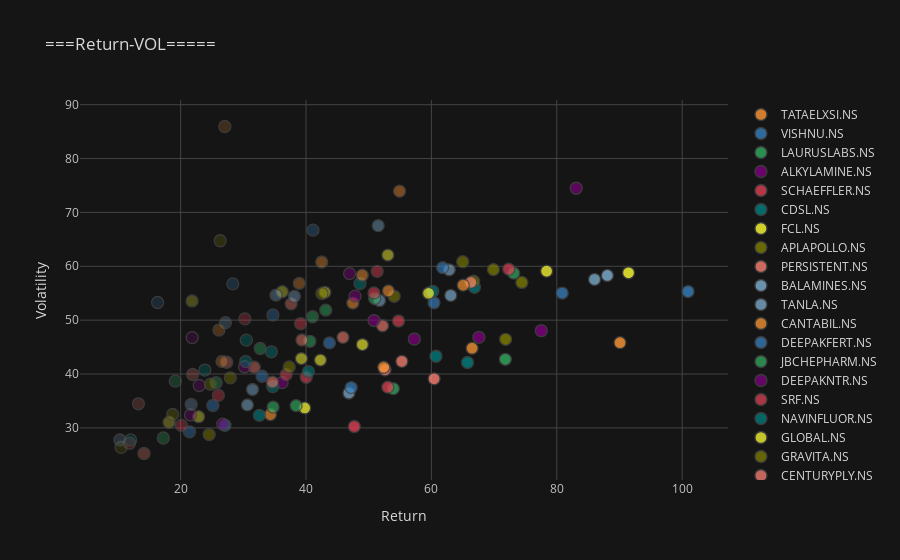

The notebook cell this image was saved under:
### Code cell
df1.iplot(kind="scatter",
              x="Return%", y='Volatility%',
              mode='markers',
              xTitle="Return", yTitle="Volatility",
              title="===Return-VOL=====", categories="Ticker",theme="solar")

### Figure 1 — Plotly figure (JSON) as saved in the notebook; plotly's stock layout.template omitted (floating-point values rounded to 4 significant figures)
{"data": [{"marker": {"color": "rgba(255, 153, 51, 1.0)", "line": {"width": 1.3}, "opacity": 0.8, "size": 12, "symbol": "circle"}, "mode": "markers", "name": "TATAELXSI.NS", "textfont": {"color": "#D9D9D9"}, "type": "scatter", "x": [90.08], "y": [45.82]}, {"marker": {"color": "rgba(55, 128, 191, 1.0)", "line": {"width": 1.3}, "opacity": 0.8, "size": 12, "symbol": "circle"}, "mode": "markers", "name": "VISHNU.NS", "textfont": {"color": "#D9D9D9"}, "type": "scatter", "x": [100.9], "y": [55.31]}, {"marker": {"color": "rgba(50, 171, 96, 1.0)", "line": {"width": 1.3}, "opacity": 0.8, "size": 12, "symbol": "circle"}, "mode": "markers", "name": "LAURUSLABS.NS", "textfont": {"color": "#D9D9D9"}, "type": "scatter", "x": [71.79], "y": [42.73]}, {"marker": {"color": "rgba(128, 0, 128, 1.0)", "line": {"width": 1.3}, "opacity": 0.8, "size": 12, "symbol": "circle"}, "mode": "markers", "name": "ALKYLAMINE.NS", "textfont": {"color": "#D9D9D9"}, "type": "scatter", "x": [77.52], "y": [48.04]}, {"marker": {"color": "rgba(219, 64, 82, 1.0)", "line": {"width": 1.3}, "opacity": 0.8, "size": 12, "symbol": "circle"}, "mode": "markers", "name": "SCHAEFFLER.NS", "textfont": {"color": "#D9D9D9"}, "type": "scatter", "x": [47.7], "y": [30.25]}, {"marker": {"color": "rgba(0, 128, 128, 1.0)", "line": {"width": 1.3}, "opacity": 0.8, "size": 12, "symbol": "circle"}, "mode": "markers", "name": "CDSL.NS", "textfont": {"color": "#D9D9D9"}, "type": "scatter", "x": [65.76], "y": [42.13]}, {"marker": {"color": "rgba(255, 255, 51, 1.0)", "line": {"width": 1.3}, "opacity": 0.8, "size": 12, "symbol": "circle"}, "mode": "markers", "name": "FCL.NS", "textfont": {"color": "#D9D9D9"}, "type": "scatter", "x": [91.44], "y": [58.79]}, {"marker": {"color": "rgba(128, 128, 0, 1.0)", "line": {"width": 1.3}, "opacity": 0.8, "size": 12, "symbol": "circle"}, "mode": "markers", "name": "APLAPOLLO.NS", "textfont": {"color": "#D9D9D9"}, "type": "scatter", "x": [71.83], "y": [46.45]}, {"marker": {"color": "rgba(251, 128, 114, 1.0)", "line": {"width": 1.3}, "opacity": 0.8, "size": 12, "symbol": "circle"}, "mode": "markers", "name": "PERSISTENT.NS", "textfont": {"color": "#D9D9D9"}, "type": "scatter", "x": [60.43], "y": [39.11]}, {"marker": {"color": "rgba(128, 177, 211, 1.0)", "line": {"width": 1.3}, "opacity": 0.8, "size": 12, "symbol": "circle"}, "mode": "markers", "name": "BALAMINES.NS", "textfont": {"color": "#D9D9D9"}, "type": "scatter", "x": [88.06], "y": [58.3]}, {"marker": {"color": "rgba(128, 177, 211, 0.9407407407407407)", "line": {"width": 1.3}, "opacity": 0.8, "size": 12, "symbol": "circle"}, "mode": "markers", "name": "TANLA.NS", "textfont": {"color": "#D9D9D9"}, "type": "scatter", "x": [86.02], "y": [57.57]}, {"marker": {"color": "rgba(255, 153, 51, 0.9407407407407407)", "line": {"width": 1.3}, "opacity": 0.8, "size": 12, "symbol": "circle"}, "mode": "markers", "name": "CANTABIL.NS", "textfont": {"color": "#D9D9D9"}, "type": "scatter", "x": [66.49], "y": [44.8]}, {"marker": {"color": "rgba(55, 128, 191, 0.9407407407407407)", "line": {"width": 1.3}, "opacity": 0.8, "size": 12, "symbol": "circle"}, "mode": "markers", "name": "DEEPAKFERT.NS", "textfont": {"color": "#D9D9D9"}, "type": "scatter", "x": [80.86], "y": [55.03]}, {"marker": {"color": "rgba(50, 171, 96, 0.9407407407407407)", "line": {"width": 1.3}, "opacity": 0.8, "size": 12, "symbol": "circle"}, "mode": "markers", "name": "JBCHEPHARM.NS", "textfont": {"color": "#D9D9D9"}, "type": "scatter", "x": [53.93], "y": [37.28]}, {"marker": {"color": "rgba(128, 0, 128, 0.9407407407407407)", "line": {"width": 1.3}, "opacity": 0.8, "size": 12, "symbol": "circle"}, "mode": "markers", "name": "DEEPAKNTR.NS", "textfont": {"color": "#D9D9D9"}, "type": "scatter", "x": [67.57], "y": [46.82]}, {"marker": {"color": "rgba(219, 64, 82, 0.9407407407407407)", "line": {"width": 1.3}, "opacity": 0.8, "size": 12, "symbol": "circle"}, "mode": "markers", "name": "SRF.NS", "textfont": {"color": "#D9D9D9"}, "type": "scatter", "x": [53.05], "y": [37.56]}, {"marker": {"color": "rgba(0, 128, 128, 0.9407407407407407)", "line": {"width": 1.3}, "opacity": 0.8, "size": 12, "symbol": "circle"}, "mode": "markers", "name": "NAVINFLUOR.NS", "textfont": {"color": "#D9D9D9"}, "type": "scatter", "x": [60.72], "y": [43.29]}, {"marker": {"color": "rgba(255, 255, 51, 0.9407407407407407)", "line": {"width": 1.3}, "opacity": 0.8, "size": 12, "symbol": "circle"}, "mode": "markers", "name": "GLOBAL.NS", "textfont": {"color": "#D9D9D9"}, "type": "scatter", "x": [78.38], "y": [59.1]}, {"marker": {"color": "rgba(128, 128, 0, 0.9407407407407407)", "line": {"width": 1.3}, "opacity": 0.8, "size": 12, "symbol": "circle"}, "mode": "markers", "name": "GRAVITA.NS", "textfont": {"color": "#D9D9D9"}, "type": "scatter", "x": [74.42], "y": [57.0]}, {"marker": {"color": "rgba(251, 128, 114, 0.9407407407407407)", "line": {"width": 1.3}, "opacity": 0.8, "size": 12, "symbol": "circle"}, "mode": "markers", "name": "CENTURYPLY.NS", "textfont": {"color": "#D9D9D9"}, "type": "scatter", "x": [55.29], "y": [42.35]}, {"marker": {"color": "rgba(251, 128, 114, 0.8814814814814813)", "line": {"width": 1.3}, "opacity": 0.8, "size": 12, "symbol": "circle"}, "mode": "markers", "name": "TIMKEN.NS", "textfont": {"color": "#D9D9D9"}, "type": "scatter", "x": [52.61], "y": [40.78]}, {"marker": {"color": "rgba(128, 177, 211, 0.8814814814814813)", "line": {"width": 1.3}, "opacity": 0.8, "size": 12, "symbol": "circle"}, "mode": "markers", "name": "GRINDWELL.NS", "textfont": {"color": "#D9D9D9"}, "type": "scatter", "x": [46.84], "y": [36.47]}, {"marker": {"color": "rgba(255, 153, 51, 0.8814814814814813)", "line": {"width": 1.3}, "opacity": 0.8, "size": 12, "symbol": "circle"}, "mode": "markers", "name": "MINDTREE.NS", "textfont": {"color": "#D9D9D9"}, "type": "scatter", "x": [52.39], "y": [41.26]}, {"marker": {"color": "rgba(55, 128, 191, 0.8814814814814813)", "line": {"width": 1.3}, "opacity": 0.8, "size": 12, "symbol": "circle"}, "mode": "markers", "name": "BLUEDART.NS", "textfont": {"color": "#D9D9D9"}, "type": "scatter", "x": [47.2], "y": [37.49]}, {"marker": {"color": "rgba(50, 171, 96, 0.8814814814814813)", "line": {"width": 1.3}, "opacity": 0.8, "size": 12, "symbol": "circle"}, "mode": "markers", "name": "VINYLINDIA.NS", "textfont": {"color": "#D9D9D9"}, "type": "scatter", "x": [73.12], "y": [58.73]}, {"marker": {"color": "rgba(128, 0, 128, 0.8814814814814813)", "line": {"width": 1.3}, "opacity": 0.8, "size": 12, "symbol": "circle"}, "mode": "markers", "name": "KPRMILL.NS", "textfont": {"color": "#D9D9D9"}, "type": "scatter", "x": [57.27], "y": [46.5]}, {"marker": {"color": "rgba(219, 64, 82, 0.8814814814814813)", "line": {"width": 1.3}, "opacity": 0.8, "size": 12, "symbol": "circle"}, "mode": "markers", "name": "PITTIENG.NS", "textfont": {"color": "#D9D9D9"}, "type": "scatter", "x": [72.34], "y": [59.47]}, {"marker": {"color": "rgba(0, 128, 128, 0.8814814814814813)", "line": {"width": 1.3}, "opacity": 0.8, "size": 12, "symbol": "circle"}, "mode": "markers", "name": "TRIDENT.NS", "textfont": {"color": "#D9D9D9"}, "type": "scatter", "x": [66.86], "y": [56.1]}, {"marker": {"color": "rgba(255, 255, 51, 0.8814814814814813)", "line": {"width": 1.3}, "opacity": 0.8, "size": 12, "symbol": "circle"}, "mode": "markers", "name": "SOLARINDS.NS", "textfont": {"color": "#D9D9D9"}, "type": "scatter", "x": [39.8], "y": [33.7]}, {"marker": {"color": "rgba(128, 128, 0, 0.8814814814814813)", "line": {"width": 1.3}, "opacity": 0.8, "size": 12, "symbol": "circle"}, "mode": "markers", "name": "SRHHYPOLTD.NS", "textfont": {"color": "#D9D9D9"}, "type": "scatter", "x": [69.89], "y": [59.39]}, {"marker": {"color": "rgba(128, 128, 0, 0.8222222222222222)", "line": {"width": 1.3}, "opacity": 0.8, "size": 12, "symbol": "circle"}, "mode": "markers", "name": "GLOBUSSPR.NS", "textfont": {"color": "#D9D9D9"}, "type": "scatter", "x": [66.74], "y": [57.23]}, {"marker": {"color": "rgba(251, 128, 114, 0.8222222222222222)", "line": {"width": 1.3}, "opacity": 0.8, "size": 12, "symbol": "circle"}, "mode": "markers", "name": "MANINFRA.NS", "textfont": {"color": "#D9D9D9"}, "type": "scatter", "x": [66.3], "y": [57.01]}, {"marker": {"color": "rgba(128, 177, 211, 0.8222222222222222)", "line": {"width": 1.3}, "opacity": 0.8, "size": 12, "symbol": "circle"}, "mode": "markers", "name": "VIDHIING.NS", "textfont": {"color": "#D9D9D9"}, "type": "scatter", "x": [63.09], "y": [54.6]}, {"marker": {"color": "rgba(255, 153, 51, 0.8222222222222222)", "line": {"width": 1.3}, "opacity": 0.8, "size": 12, "symbol": "circle"}, "mode": "markers", "name": "GOLDIAM.NS", "textfont": {"color": "#D9D9D9"}, "type": "scatter", "x": [65.07], "y": [56.5]}, {"marker": {"color": "rgba(55, 128, 191, 0.8222222222222222)", "line": {"width": 1.3}, "opacity": 0.8, "size": 12, "symbol": "circle"}, "mode": "markers", "name": "GULPOLY.NS", "textfont": {"color": "#D9D9D9"}, "type": "scatter", "x": [60.41], "y": [53.23]}, {"marker": {"color": "rgba(50, 171, 96, 0.8222222222222222)", "line": {"width": 1.3}, "opacity": 0.8, "size": 12, "symbol": "circle"}, "mode": "markers", "name": "RATNAMANI.NS", "textfont": {"color": "#D9D9D9"}, "type": "scatter", "x": [38.42], "y": [34.13]}, {"marker": {"color": "rgba(128, 0, 128, 0.8222222222222222)", "line": {"width": 1.3}, "opacity": 0.8, "size": 12, "symbol": "circle"}, "mode": "markers", "name": "DSSL.NS", "textfont": {"color": "#D9D9D9"}, "type": "scatter", "x": [83.09], "y": [74.48]}, {"marker": {"color": "rgba(219, 64, 82, 0.8222222222222222)", "line": {"width": 1.3}, "opacity": 0.8, "size": 12, "symbol": "circle"}, "mode": "markers", "name": "ASTEC.NS", "textfont": {"color": "#D9D9D9"}, "type": "scatter", "x": [54.75], "y": [49.84]}, {"marker": {"color": "rgba(0, 128, 128, 0.8222222222222222)", "line": {"width": 1.3}, "opacity": 0.8, "size": 12, "symbol": "circle"}, "mode": "markers", "name": "RSYSTEMS.NS", "textfont": {"color": "#D9D9D9"}, "type": "scatter", "x": [60.2], "y": [55.35]}, {"marker": {"color": "rgba(255, 255, 51, 0.8222222222222222)", "line": {"width": 1.3}, "opacity": 0.8, "size": 12, "symbol": "circle"}, "mode": "markers", "name": "MASTEK.NS", "textfont": {"color": "#D9D9D9"}, "type": "scatter", "x": [59.54], "y": [54.99]}, {"marker": {"color": "rgba(255, 255, 51, 0.7629629629629628)", "line": {"width": 1.3}, "opacity": 0.8, "size": 12, "symbol": "circle"}, "mode": "markers", "name": "POLYMED.NS", "textfont": {"color": "#D9D9D9"}, "type": "scatter", "x": [48.99], "y": [45.47]}, {"marker": {"color": "rgba(128, 128, 0, 0.7629629629629628)", "line": {"width": 1.3}, "opacity": 0.8, "size": 12, "symbol": "circle"}, "mode": "markers", "name": "MIRZAINT.NS", "textfont": {"color": "#D9D9D9"}, "type": "scatter", "x": [64.99], "y": [60.85]}, {"marker": {"color": "rgba(251, 128, 114, 0.7629629629629628)", "line": {"width": 1.3}, "opacity": 0.8, "size": 12, "symbol": "circle"}, "mode": "markers", "name": "ECLERX.NS", "textfont": {"color": "#D9D9D9"}, "type": "scatter", "x": [52.2], "y": [48.96]}, {"marker": {"color": "rgba(128, 177, 211, 0.7629629629629628)", "line": {"width": 1.3}, "opacity": 0.8, "size": 12, "symbol": "circle"}, "mode": "markers", "name": "KOPRAN.NS", "textfont": {"color": "#D9D9D9"}, "type": "scatter", "x": [62.85], "y": [59.35]}, {"marker": {"color": "rgba(255, 153, 51, 0.7629629629629628)", "line": {"width": 1.3}, "opacity": 0.8, "size": 12, "symbol": "circle"}, "mode": "markers", "name": "COROMANDEL.NS", "textfont": {"color": "#D9D9D9"}, "type": "scatter", "x": [34.32], "y": [32.48]}, {"marker": {"color": "rgba(55, 128, 191, 0.7629629629629628)", "line": {"width": 1.3}, "opacity": 0.8, "size": 12, "symbol": "circle"}, "mode": "markers", "name": "JUBLINDS.NS", "textfont": {"color": "#D9D9D9"}, "type": "scatter", "x": [61.78], "y": [59.74]}, {"marker": {"color": "rgba(50, 171, 96, 0.7629629629629628)", "line": {"width": 1.3}, "opacity": 0.8, "size": 12, "symbol": "circle"}, "mode": "markers", "name": "PAGEIND.NS", "textfont": {"color": "#D9D9D9"}, "type": "scatter", "x": [34.74], "y": [33.87]}, {"marker": {"color": "rgba(128, 0, 128, 0.7629629629629628)", "line": {"width": 1.3}, "opacity": 0.8, "size": 12, "symbol": "circle"}, "mode": "markers", "name": "ELGIEQUIP.NS", "textfont": {"color": "#D9D9D9"}, "type": "scatter", "x": [50.84], "y": [49.93]}, {"marker": {"color": "rgba(219, 64, 82, 0.7629629629629628)", "line": {"width": 1.3}, "opacity": 0.8, "size": 12, "symbol": "circle"}, "mode": "markers", "name": "KSB.NS", "textfont": {"color": "#D9D9D9"}, "type": "scatter", "x": [40.03], "y": [39.4]}, {"marker": {"color": "rgba(0, 128, 128, 0.7629629629629628)", "line": {"width": 1.3}, "opacity": 0.8, "size": 12, "symbol": "circle"}, "mode": "markers", "name": "SFL.NS", "textfont": {"color": "#D9D9D9"}, "type": "scatter", "x": [32.56], "y": [32.33]}, {"marker": {"color": "rgba(0, 128, 128, 0.7037037037037035)", "line": {"width": 1.3}, "opacity": 0.8, "size": 12, "symbol": "circle"}, "mode": "markers", "name": "MOLDTKPAC.NS", "textfont": {"color": "#D9D9D9"}, "type": "scatter", "x": [40.39], "y": [40.45]}, {"marker": {"color": "rgba(255, 255, 51, 0.7037037037037035)", "line": {"width": 1.3}, "opacity": 0.8, "size": 12, "symbol": "circle"}, "mode": "markers", "name": "RADICO.NS", "textfont": {"color": "#D9D9D9"}, "type": "scatter", "x": [42.3], "y": [42.58]}, {"marker": {"color": "rgba(128, 128, 0, 0.7037037037037035)", "line": {"width": 1.3}, "opacity": 0.8, "size": 12, "symbol": "circle"}, "mode": "markers", "name": "AVTNPL.NS", "textfont": {"color": "#D9D9D9"}, "type": "scatter", "x": [54.06], "y": [54.43]}, {"marker": {"color": "rgba(251, 128, 114, 0.7037037037037035)", "line": {"width": 1.3}, "opacity": 0.8, "size": 12, "symbol": "circle"}, "mode": "markers", "name": "AARTIDRUGS.NS", "textfont": {"color": "#D9D9D9"}, "type": "scatter", "x": [45.89], "y": [46.81]}, {"marker": {"color": "rgba(128, 177, 211, 0.7037037037037035)", "line": {"width": 1.3}, "opacity": 0.8, "size": 12, "symbol": "circle"}, "mode": "markers", "name": "NELCO.NS", "textfont": {"color": "#D9D9D9"}, "type": "scatter", "x": [51.72], "y": [53.66]}, {"marker": {"color": "rgba(255, 153, 51, 0.7037037037037035)", "line": {"width": 1.3}, "opacity": 0.8, "size": 12, "symbol": "circle"}, "mode": "markers", "name": "TRIVENI.NS", "textfont": {"color": "#D9D9D9"}, "type": "scatter", "x": [53.14], "y": [55.43]}, {"marker": {"color": "rgba(55, 128, 191, 0.7037037037037035)", "line": {"width": 1.3}, "opacity": 0.8, "size": 12, "symbol": "circle"}, "mode": "markers", "name": "ESABINDIA.NS", "textfont": {"color": "#D9D9D9"}, "type": "scatter", "x": [43.73], "y": [45.78]}, {"marker": {"color": "rgba(50, 171, 96, 0.7037037037037035)", "line": {"width": 1.3}, "opacity": 0.8, "size": 12, "symbol": "circle"}, "mode": "markers", "name": "EXPLEOSOL.NS", "textfont": {"color": "#D9D9D9"}, "type": "scatter", "x": [50.95], "y": [54.02]}, {"marker": {"color": "rgba(128, 0, 128, 0.7037037037037035)", "line": {"width": 1.3}, "opacity": 0.8, "size": 12, "symbol": "circle"}, "mode": "markers", "name": "NH.NS", "textfont": {"color": "#D9D9D9"}, "type": "scatter", "x": [36.18], "y": [38.39]}, {"marker": {"color": "rgba(219, 64, 82, 0.7037037037037035)", "line": {"width": 1.3}, "opacity": 0.8, "size": 12, "symbol": "circle"}, "mode": "markers", "name": "ACE.NS", "textfont": {"color": "#D9D9D9"}, "type": "scatter", "x": [50.84], "y": [55.06]}, {"marker": {"color": "rgba(219, 64, 82, 0.6444444444444442)", "line": {"width": 1.3}, "opacity": 0.8, "size": 12, "symbol": "circle"}, "mode": "markers", "name": "APOLLOHOSP.NS", "textfont": {"color": "#D9D9D9"}, "type": "scatter", "x": [36.83], "y": [39.89]}, {"marker": {"color": "rgba(0, 128, 128, 0.6444444444444442)", "line": {"width": 1.3}, "opacity": 0.8, "size": 12, "symbol": "circle"}, "mode": "markers", "name": "BALKRISIND.NS", "textfont": {"color": "#D9D9D9"}, "type": "scatter", "x": [34.7], "y": [37.65]}, {"marker": {"color": "rgba(255, 255, 51, 0.6444444444444442)", "line": {"width": 1.3}, "opacity": 0.8, "size": 12, "symbol": "circle"}, "mode": "markers", "name": "BASF.NS", "textfont": {"color": "#D9D9D9"}, "type": "scatter", "x": [39.26], "y": [42.87]}, {"marker": {"color": "rgba(128, 128, 0, 0.6444444444444442)", "line": {"width": 1.3}, "opacity": 0.8, "size": 12, "symbol": "circle"}, "mode": "markers", "name": "BEL.NS", "textfont": {"color": "#D9D9D9"}, "type": "scatter", "x": [37.32], "y": [41.3]}, {"marker": {"color": "rgba(251, 128, 114, 0.6444444444444442)", "line": {"width": 1.3}, "opacity": 0.8, "size": 12, "symbol": "circle"}, "mode": "markers", "name": "GUJGASLTD.NS", "textfont": {"color": "#D9D9D9"}, "type": "scatter", "x": [34.64], "y": [38.5]}, {"marker": {"color": "rgba(128, 177, 211, 0.6444444444444442)", "line": {"width": 1.3}, "opacity": 0.8, "size": 12, "symbol": "circle"}, "mode": "markers", "name": "TITAN.NS", "textfont": {"color": "#D9D9D9"}, "type": "scatter", "x": [30.64], "y": [34.26]}, {"marker": {"color": "rgba(255, 153, 51, 0.6444444444444442)", "line": {"width": 1.3}, "opacity": 0.8, "size": 12, "symbol": "circle"}, "mode": "markers", "name": "PRAJIND.NS", "textfont": {"color": "#D9D9D9"}, "type": "scatter", "x": [47.46], "y": [53.17]}, {"marker": {"color": "rgba(55, 128, 191, 0.6444444444444442)", "line": {"width": 1.3}, "opacity": 0.8, "size": 12, "symbol": "circle"}, "mode": "markers", "name": "ASIANPAINT.NS", "textfont": {"color": "#D9D9D9"}, "type": "scatter", "x": [27.08], "y": [30.48]}, {"marker": {"color": "rgba(50, 171, 96, 0.6444444444444442)", "line": {"width": 1.3}, "opacity": 0.8, "size": 12, "symbol": "circle"}, "mode": "markers", "name": "GRANULES.NS", "textfont": {"color": "#D9D9D9"}, "type": "scatter", "x": [40.62], "y": [46.08]}, {"marker": {"color": "rgba(128, 0, 128, 0.6444444444444442)", "line": {"width": 1.3}, "opacity": 0.8, "size": 12, "symbol": "circle"}, "mode": "markers", "name": "FIEMIND.NS", "textfont": {"color": "#D9D9D9"}, "type": "scatter", "x": [47.82], "y": [54.46]}, {"marker": {"color": "rgba(128, 0, 128, 0.585185185185185)", "line": {"width": 1.3}, "opacity": 0.8, "size": 12, "symbol": "circle"}, "mode": "markers", "name": "DIVISLAB.NS", "textfont": {"color": "#D9D9D9"}, "type": "scatter", "x": [26.72], "y": [30.71]}, {"marker": {"color": "rgba(219, 64, 82, 0.585185185185185)", "line": {"width": 1.3}, "opacity": 0.8, "size": 12, "symbol": "circle"}, "mode": "markers", "name": "POKARNA.NS", "textfont": {"color": "#D9D9D9"}, "type": "scatter", "x": [51.34], "y": [59.06]}, {"marker": {"color": "rgba(0, 128, 128, 0.585185185185185)", "line": {"width": 1.3}, "opacity": 0.8, "size": 12, "symbol": "circle"}, "mode": "markers", "name": "TALBROAUTO.NS", "textfont": {"color": "#D9D9D9"}, "type": "scatter", "x": [48.6], "y": [56.81]}, {"marker": {"color": "rgba(255, 255, 51, 0.585185185185185)", "line": {"width": 1.3}, "opacity": 0.8, "size": 12, "symbol": "circle"}, "mode": "markers", "name": "KOTHARIPET.NS", "textfont": {"color": "#D9D9D9"}, "type": "scatter", "x": [53.06], "y": [62.08]}, {"marker": {"color": "rgba(128, 128, 0, 0.585185185185185)", "line": {"width": 1.3}, "opacity": 0.8, "size": 12, "symbol": "circle"}, "mode": "markers", "name": "PIDILITIND.NS", "textfont": {"color": "#D9D9D9"}, "type": "scatter", "x": [24.55], "y": [28.76]}, {"marker": {"color": "rgba(251, 128, 114, 0.585185185185185)", "line": {"width": 1.3}, "opacity": 0.8, "size": 12, "symbol": "circle"}, "mode": "markers", "name": "KEI.NS", "textfont": {"color": "#D9D9D9"}, "type": "scatter", "x": [39.35], "y": [46.32]}, {"marker": {"color": "rgba(128, 177, 211, 0.585185185185185)", "line": {"width": 1.3}, "opacity": 0.8, "size": 12, "symbol": "circle"}, "mode": "markers", "name": "CRISIL.NS", "textfont": {"color": "#D9D9D9"}, "type": "scatter", "x": [31.46], "y": [37.13]}, {"marker": {"color": "rgba(255, 153, 51, 0.585185185185185)", "line": {"width": 1.3}, "opacity": 0.8, "size": 12, "symbol": "circle"}, "mode": "markers", "name": "SAKSOFT.NS", "textfont": {"color": "#D9D9D9"}, "type": "scatter", "x": [48.97], "y": [58.34]}, {"marker": {"color": "rgba(55, 128, 191, 0.585185185185185)", "line": {"width": 1.3}, "opacity": 0.8, "size": 12, "symbol": "circle"}, "mode": "markers", "name": "LTI.NS", "textfont": {"color": "#D9D9D9"}, "type": "scatter", "x": [33.0], "y": [39.58]}, {"marker": {"color": "rgba(50, 171, 96, 0.585185185185185)", "line": {"width": 1.3}, "opacity": 0.8, "size": 12, "symbol": "circle"}, "mode": "markers", "name": "SHANTIGEAR.NS", "textfont": {"color": "#D9D9D9"}, "type": "scatter", "x": [43.14], "y": [51.87]}, {"marker": {"color": "rgba(50, 171, 96, 0.5259259259259257)", "line": {"width": 1.3}, "opacity": 0.8, "size": 12, "symbol": "circle"}, "mode": "markers", "name": "HIL.NS", "textfont": {"color": "#D9D9D9"}, "type": "scatter", "x": [41.04], "y": [50.63]}, {"marker": {"color": "rgba(128, 0, 128, 0.5259259259259257)", "line": {"width": 1.3}, "opacity": 0.8, "size": 12, "symbol": "circle"}, "mode": "markers", "name": "VIMTALABS.NS", "textfont": {"color": "#D9D9D9"}, "type": "scatter", "x": [46.95], "y": [58.65]}, {"marker": {"color": "rgba(219, 64, 82, 0.5259259259259257)", "line": {"width": 1.3}, "opacity": 0.8, "size": 12, "symbol": "circle"}, "mode": "markers", "name": "ADORWELD.NS", "textfont": {"color": "#D9D9D9"}, "type": "scatter", "x": [39.13], "y": [49.36]}, {"marker": {"color": "rgba(0, 128, 128, 0.5259259259259257)", "line": {"width": 1.3}, "opacity": 0.8, "size": 12, "symbol": "circle"}, "mode": "markers", "name": "ADFFOODS.NS", "textfont": {"color": "#D9D9D9"}, "type": "scatter", "x": [34.47], "y": [44.12]}, {"marker": {"color": "rgba(255, 255, 51, 0.5259259259259257)", "line": {"width": 1.3}, "opacity": 0.8, "size": 12, "symbol": "circle"}, "mode": "markers", "name": "GUFICBIO.NS", "textfont": {"color": "#D9D9D9"}, "type": "scatter", "x": [42.99], "y": [55.17]}, {"marker": {"color": "rgba(128, 128, 0, 0.5259259259259257)", "line": {"width": 1.3}, "opacity": 0.8, "size": 12, "symbol": "circle"}, "mode": "markers", "name": "HITECH.NS", "textfont": {"color": "#D9D9D9"}, "type": "scatter", "x": [42.53], "y": [54.94]}, {"marker": {"color": "rgba(251, 128, 114, 0.5259259259259257)", "line": {"width": 1.3}, "opacity": 0.8, "size": 12, "symbol": "circle"}, "mode": "markers", "name": "JUBLFOOD.NS", "textfont": {"color": "#D9D9D9"}, "type": "scatter", "x": [31.74], "y": [41.26]}, {"marker": {"color": "rgba(128, 177, 211, 0.5259259259259257)", "line": {"width": 1.3}, "opacity": 0.8, "size": 12, "symbol": "circle"}, "mode": "markers", "name": "MAANALU.NS", "textfont": {"color": "#D9D9D9"}, "type": "scatter", "x": [51.51], "y": [67.55]}, {"marker": {"color": "rgba(255, 153, 51, 0.5259259259259257)", "line": {"width": 1.3}, "opacity": 0.8, "size": 12, "symbol": "circle"}, "mode": "markers", "name": "PREMIERPOL.NS", "textfont": {"color": "#D9D9D9"}, "type": "scatter", "x": [54.92], "y": [73.95]}, {"marker": {"color": "rgba(55, 128, 191, 0.5259259259259257)", "line": {"width": 1.3}, "opacity": 0.8, "size": 12, "symbol": "circle"}, "mode": "markers", "name": "HAVELLS.NS", "textfont": {"color": "#D9D9D9"}, "type": "scatter", "x": [25.14], "y": [34.16]}, {"marker": {"color": "rgba(55, 128, 191, 0.4666666666666664)", "line": {"width": 1.3}, "opacity": 0.8, "size": 12, "symbol": "circle"}, "mode": "markers", "name": "ABBOTINDIA.NS", "textfont": {"color": "#D9D9D9"}, "type": "scatter", "x": [21.42], "y": [29.28]}, {"marker": {"color": "rgba(50, 171, 96, 0.4666666666666664)", "line": {"width": 1.3}, "opacity": 0.8, "size": 12, "symbol": "circle"}, "mode": "markers", "name": "BHARATRAS.NS", "textfont": {"color": "#D9D9D9"}, "type": "scatter", "x": [32.69], "y": [44.74]}, {"marker": {"color": "rgba(128, 0, 128, 0.4666666666666664)", "line": {"width": 1.3}, "opacity": 0.8, "size": 12, "symbol": "circle"}, "mode": "markers", "name": "SONATSOFTW.NS", "textfont": {"color": "#D9D9D9"}, "type": "scatter", "x": [30.2], "y": [41.35]}, {"marker": {"color": "rgba(219, 64, 82, 0.4666666666666664)", "line": {"width": 1.3}, "opacity": 0.8, "size": 12, "symbol": "circle"}, "mode": "markers", "name": "AARTIIND.NS", "textfont": {"color": "#D9D9D9"}, "type": "scatter", "x": [26.01], "y": [36.03]}, {"marker": {"color": "rgba(0, 128, 128, 0.4666666666666664)", "line": {"width": 1.3}, "opacity": 0.8, "size": 12, "symbol": "circle"}, "mode": "markers", "name": "AMRUTANJAN.NS", "textfont": {"color": "#D9D9D9"}, "type": "scatter", "x": [30.39], "y": [42.31]}, {"marker": {"color": "rgba(255, 255, 51, 0.4666666666666664)", "line": {"width": 1.3}, "opacity": 0.8, "size": 12, "symbol": "circle"}, "mode": "markers", "name": "AJANTPHARM.NS", "textfont": {"color": "#D9D9D9"}, "type": "scatter", "x": [22.87], "y": [32.08]}, {"marker": {"color": "rgba(128, 128, 0, 0.4666666666666664)", "line": {"width": 1.3}, "opacity": 0.8, "size": 12, "symbol": "circle"}, "mode": "markers", "name": "KNRCON.NS", "textfont": {"color": "#D9D9D9"}, "type": "scatter", "x": [27.92], "y": [39.3]}, {"marker": {"color": "rgba(251, 128, 114, 0.4666666666666664)", "line": {"width": 1.3}, "opacity": 0.8, "size": 12, "symbol": "circle"}, "mode": "markers", "name": "GNA.NS", "textfont": {"color": "#D9D9D9"}, "type": "scatter", "x": [37.62], "y": [53.03]}, {"marker": {"color": "rgba(128, 177, 211, 0.4666666666666664)", "line": {"width": 1.3}, "opacity": 0.8, "size": 12, "symbol": "circle"}, "mode": "markers", "name": "PRECWIRE.NS", "textfont": {"color": "#D9D9D9"}, "type": "scatter", "x": [38.14], "y": [54.42]}, {"marker": {"color": "rgba(255, 153, 51, 0.4666666666666664)", "line": {"width": 1.3}, "opacity": 0.8, "size": 12, "symbol": "circle"}, "mode": "markers", "name": "HINDCOPPER.NS", "textfont": {"color": "#D9D9D9"}, "type": "scatter", "x": [42.5], "y": [60.8]}, {"marker": {"color": "rgba(255, 153, 51, 0.40740740740740705)", "line": {"width": 1.3}, "opacity": 0.8, "size": 12, "symbol": "circle"}, "mode": "markers", "name": "PRIMESECU.NS", "textfont": {"color": "#D9D9D9"}, "type": "scatter", "x": [38.92], "y": [56.83]}, {"marker": {"color": "rgba(55, 128, 191, 0.40740740740740705)", "line": {"width": 1.3}, "opacity": 0.8, "size": 12, "symbol": "circle"}, "mode": "markers", "name": "DCMSHRIRAM.NS", "textfont": {"color": "#D9D9D9"}, "type": "scatter", "x": [34.72], "y": [50.96]}, {"marker": {"color": "rgba(50, 171, 96, 0.40740740740740705)", "line": {"width": 1.3}, "opacity": 0.8, "size": 12, "symbol": "circle"}, "mode": "markers", "name": "MPHASIS.NS", "textfont": {"color": "#D9D9D9"}, "type": "scatter", "x": [25.67], "y": [38.39]}, {"marker": {"color": "rgba(128, 0, 128, 0.40740740740740705)", "line": {"width": 1.3}, "opacity": 0.8, "size": 12, "symbol": "circle"}, "mode": "markers", "name": "SUPREMEIND.NS", "textfont": {"color": "#D9D9D9"}, "type": "scatter", "x": [21.57], "y": [32.4]}, {"marker": {"color": "rgba(219, 64, 82, 0.40740740740740705)", "line": {"width": 1.3}, "opacity": 0.8, "size": 12, "symbol": "circle"}, "mode": "markers", "name": "BERGEPAINT.NS", "textfont": {"color": "#D9D9D9"}, "type": "scatter", "x": [20.11], "y": [30.46]}, {"marker": {"color": "rgba(0, 128, 128, 0.40740740740740705)", "line": {"width": 1.3}, "opacity": 0.8, "size": 12, "symbol": "circle"}, "mode": "markers", "name": "PUNJABCHEM.NS", "textfont": {"color": "#D9D9D9"}, "type": "scatter", "x": [30.47], "y": [46.29]}, {"marker": {"color": "rgba(255, 255, 51, 0.40740740740740705)", "line": {"width": 1.3}, "opacity": 0.8, "size": 12, "symbol": "circle"}, "mode": "markers", "name": "INTELLECT.NS", "textfont": {"color": "#D9D9D9"}, "type": "scatter", "x": [36.21], "y": [55.28]}, {"marker": {"color": "rgba(128, 128, 0, 0.40740740740740705)", "line": {"width": 1.3}, "opacity": 0.8, "size": 12, "symbol": "circle"}, "mode": "markers", "name": "VINATIORGA.NS", "textfont": {"color": "#D9D9D9"}, "type": "scatter", "x": [24.78], "y": [38.11]}, {"marker": {"color": "rgba(251, 128, 114, 0.40740740740740705)", "line": {"width": 1.3}, "opacity": 0.8, "size": 12, "symbol": "circle"}, "mode": "markers", "name": "LTTS.NS", "textfont": {"color": "#D9D9D9"}, "type": "scatter", "x": [27.35], "y": [42.18]}, {"marker": {"color": "rgba(128, 177, 211, 0.40740740740740705)", "line": {"width": 1.3}, "opacity": 0.8, "size": 12, "symbol": "circle"}, "mode": "markers", "name": "APCOTEXIND.NS", "textfont": {"color": "#D9D9D9"}, "type": "scatter", "x": [35.21], "y": [54.64]}, {"marker": {"color": "rgba(128, 177, 211, 0.34814814814814793)", "line": {"width": 1.3}, "opacity": 0.8, "size": 12, "symbol": "circle"}, "mode": "markers", "name": "IPCALAB.NS", "textfont": {"color": "#D9D9D9"}, "type": "scatter", "x": [21.68], "y": [34.35]}, {"marker": {"color": "rgba(255, 153, 51, 0.34814814814814793)", "line": {"width": 1.3}, "opacity": 0.8, "size": 12, "symbol": "circle"}, "mode": "markers", "name": "HATSUN.NS", "textfont": {"color": "#D9D9D9"}, "type": "scatter", "x": [26.6], "y": [42.34]}, {"marker": {"color": "rgba(55, 128, 191, 0.34814814814814793)", "line": {"width": 1.3}, "opacity": 0.8, "size": 12, "symbol": "circle"}, "mode": "markers", "name": "CYBERTECH.NS", "textfont": {"color": "#D9D9D9"}, "type": "scatter", "x": [41.1], "y": [66.72]}, {"marker": {"color": "rgba(50, 171, 96, 0.34814814814814793)", "line": {"width": 1.3}, "opacity": 0.8, "size": 12, "symbol": "circle"}, "mode": "markers", "name": "ALKEM.NS", "textfont": {"color": "#D9D9D9"}, "type": "scatter", "x": [17.24], "y": [28.12]}, {"marker": {"color": "rgba(128, 0, 128, 0.34814814814814793)", "line": {"width": 1.3}, "opacity": 0.8, "size": 12, "symbol": "circle"}, "mode": "markers", "name": "SUNDRMFAST.NS", "textfont": {"color": "#D9D9D9"}, "type": "scatter", "x": [22.97], "y": [37.87]}, {"marker": {"color": "rgba(219, 64, 82, 0.34814814814814793)", "line": {"width": 1.3}, "opacity": 0.8, "size": 12, "symbol": "circle"}, "mode": "markers", "name": "TCI.NS", "textfont": {"color": "#D9D9D9"}, "type": "scatter", "x": [30.24], "y": [50.24]}, {"marker": {"color": "rgba(0, 128, 128, 0.34814814814814793)", "line": {"width": 1.3}, "opacity": 0.8, "size": 12, "symbol": "circle"}, "mode": "markers", "name": "CCL.NS", "textfont": {"color": "#D9D9D9"}, "type": "scatter", "x": [23.86], "y": [40.74]}, {"marker": {"color": "rgba(255, 255, 51, 0.34814814814814793)", "line": {"width": 1.3}, "opacity": 0.8, "size": 12, "symbol": "circle"}, "mode": "markers", "name": "HCLTECH.NS", "textfont": {"color": "#D9D9D9"}, "type": "scatter", "x": [18.15], "y": [31.04]}, {"marker": {"color": "rgba(128, 128, 0, 0.34814814814814793)", "line": {"width": 1.3}, "opacity": 0.8, "size": 12, "symbol": "circle"}, "mode": "markers", "name": "INFY.NS", "textfont": {"color": "#D9D9D9"}, "type": "scatter", "x": [18.73], "y": [32.49]}, {"marker": {"color": "rgba(251, 128, 114, 0.34814814814814793)", "line": {"width": 1.3}, "opacity": 0.8, "size": 12, "symbol": "circle"}, "mode": "markers", "name": "NESTLEIND.NS", "textfont": {"color": "#D9D9D9"}, "type": "scatter", "x": [14.15], "y": [25.24]}, {"marker": {"color": "rgba(251, 128, 114, 0.2888888888888886)", "line": {"width": 1.3}, "opacity": 0.8, "size": 12, "symbol": "circle"}, "mode": "markers", "name": "LALPATHLAB.NS", "textfont": {"color": "#D9D9D9"}, "type": "scatter", "x": [21.91], "y": [39.91]}, {"marker": {"color": "rgba(128, 177, 211, 0.2888888888888886)", "line": {"width": 1.3}, "opacity": 0.8, "size": 12, "symbol": "circle"}, "mode": "markers", "name": "FSL.NS", "textfont": {"color": "#D9D9D9"}, "type": "scatter", "x": [27.15], "y": [49.54]}, {"marker": {"color": "rgba(255, 153, 51, 0.2888888888888886)", "line": {"width": 1.3}, "opacity": 0.8, "size": 12, "symbol": "circle"}, "mode": "markers", "name": "VAIBHAVGBL.NS", "textfont": {"color": "#D9D9D9"}, "type": "scatter", "x": [26.1], "y": [48.16]}, {"marker": {"color": "rgba(55, 128, 191, 0.2888888888888886)", "line": {"width": 1.3}, "opacity": 0.8, "size": 12, "symbol": "circle"}, "mode": "markers", "name": "HIKAL.NS", "textfont": {"color": "#D9D9D9"}, "type": "scatter", "x": [28.31], "y": [56.74]}, {"marker": {"color": "rgba(50, 171, 96, 0.2888888888888886)", "line": {"width": 1.3}, "opacity": 0.8, "size": 12, "symbol": "circle"}, "mode": "markers", "name": "TTKPRESTIG.NS", "textfont": {"color": "#D9D9D9"}, "type": "scatter", "x": [19.15], "y": [38.69]}, {"marker": {"color": "rgba(128, 0, 128, 0.2888888888888886)", "line": {"width": 1.3}, "opacity": 0.8, "size": 12, "symbol": "circle"}, "mode": "markers", "name": "CIGNITITEC.NS", "textfont": {"color": "#D9D9D9"}, "type": "scatter", "x": [21.84], "y": [46.77]}, {"marker": {"color": "rgba(219, 64, 82, 0.2888888888888886)", "line": {"width": 1.3}, "opacity": 0.8, "size": 12, "symbol": "circle"}, "mode": "markers", "name": "HINDUNILVR.NS", "textfont": {"color": "#D9D9D9"}, "type": "scatter", "x": [11.83], "y": [27.15]}, {"marker": {"color": "rgba(0, 128, 128, 0.2888888888888886)", "line": {"width": 1.3}, "opacity": 0.8, "size": 12, "symbol": "circle"}, "mode": "markers", "name": "TCS.NS", "textfont": {"color": "#D9D9D9"}, "type": "scatter", "x": [12.02], "y": [27.76]}, {"marker": {"color": "rgba(255, 255, 51, 0.2888888888888886)", "line": {"width": 1.3}, "opacity": 0.8, "size": 12, "symbol": "circle"}, "mode": "markers", "name": "MOLDTECH.NS", "textfont": {"color": "#D9D9D9"}, "type": "scatter", "x": [21.82], "y": [53.56]}, {"marker": {"color": "rgba(128, 128, 0, 0.2888888888888886)", "line": {"width": 1.3}, "opacity": 0.8, "size": 12, "symbol": "circle"}, "mode": "markers", "name": "MOREPENLAB.NS", "textfont": {"color": "#D9D9D9"}, "type": "scatter", "x": [26.31], "y": [64.75]}, {"marker": {"color": "rgba(128, 128, 0, 0.22962962962962924)", "line": {"width": 1.3}, "opacity": 0.8, "size": 12, "symbol": "circle"}, "mode": "markers", "name": "MARICO.NS", "textfont": {"color": "#D9D9D9"}, "type": "scatter", "x": [10.5], "y": [26.38]}, {"marker": {"color": "rgba(251, 128, 114, 0.22962962962962924)", "line": {"width": 1.3}, "opacity": 0.8, "size": 12, "symbol": "circle"}, "mode": "markers", "name": "TECHM.NS", "textfont": {"color": "#D9D9D9"}, "type": "scatter", "x": [13.26], "y": [34.48]}, {"marker": {"color": "rgba(128, 177, 211, 0.22962962962962924)", "line": {"width": 1.3}, "opacity": 0.8, "size": 12, "symbol": "circle"}, "mode": "markers", "name": "BRITANNIA.NS", "textfont": {"color": "#D9D9D9"}, "type": "scatter", "x": [10.31], "y": [27.75]}, {"marker": {"color": "rgba(255, 153, 51, 0.22962962962962924)", "line": {"width": 1.3}, "opacity": 0.8, "size": 12, "symbol": "circle"}, "mode": "markers", "name": "THEJO.NS", "textfont": {"color": "#D9D9D9"}, "type": "scatter", "x": [27.05], "y": [85.95]}, {"marker": {"color": "rgba(55, 128, 191, 0.22962962962962924)", "line": {"width": 1.3}, "opacity": 0.8, "size": 12, "symbol": "circle"}, "mode": "markers", "name": "PRESTIGE.NS", "textfont": {"color": "#D9D9D9"}, "type": "scatter", "x": [16.32], "y": [53.28]}], "layout": {"legend": {"bgcolor": "#151516", "font": {"color": "#D9D9D9"}}, "paper_bgcolor": "#151516", "plot_bgcolor": "#151516", "title": {"font": {"color": "#D9D9D9"}, "text": "===Return-VOL====="}, "xaxis": {"gridcolor": "#434343", "showgrid": true, "tickfont": {"color": "#C2C2C2"}, "title": {"font": {"color": "#D9D9D9"}, "text": "Return"}, "zerolinecolor": "#666570"}, "yaxis": {"gridcolor": "#434343", "showgrid": true, "tickfont": {"color": "#C2C2C2"}, "title": {"font": {"color": "#D9D9D9"}, "text": "Volatility"}, "zerolinecolor": "#666570"}}}
